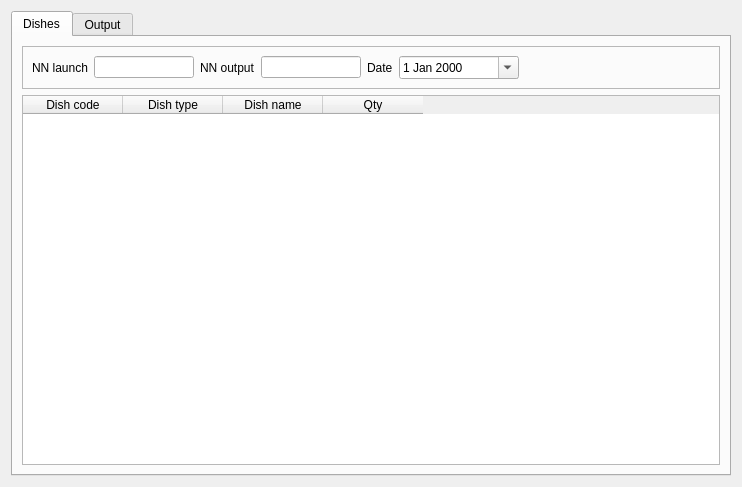
<?xml version="1.0" encoding="UTF-8"?>
<ui version="4.0">
 <class>StaffFood</class>
 <widget class="QWidget" name="StaffFood">
  <property name="geometry">
   <rect>
    <x>0</x>
    <y>0</y>
    <width>742</width>
    <height>487</height>
   </rect>
  </property>
  <property name="windowTitle">
   <string>Form</string>
  </property>
  <layout class="QHBoxLayout" name="horizontalLayout">
   <item>
    <widget class="QTabWidget" name="tabWidget">
     <property name="currentIndex">
      <number>0</number>
     </property>
     <widget class="QWidget" name="tab">
      <attribute name="title">
       <string>Dishes</string>
      </attribute>
      <layout class="QVBoxLayout" name="verticalLayout">
       <item>
        <widget class="QFrame" name="frame">
         <property name="frameShape">
          <enum>QFrame::StyledPanel</enum>
         </property>
         <property name="frameShadow">
          <enum>QFrame::Raised</enum>
         </property>
         <layout class="QHBoxLayout" name="horizontalLayout_2">
          <item>
           <widget class="QLabel" name="label_2">
            <property name="text">
             <string>NN launch</string>
            </property>
           </widget>
          </item>
          <item>
           <widget class="QLineEdit" name="leDocNum">
            <property name="maximumSize">
             <size>
              <width>100</width>
              <height>16777215</height>
             </size>
            </property>
            <property name="readOnly">
             <bool>true</bool>
            </property>
           </widget>
          </item>
          <item>
           <widget class="QLabel" name="label_3">
            <property name="text">
             <string>NN output</string>
            </property>
           </widget>
          </item>
          <item>
           <widget class="QLineEdit" name="leDocOutput">
            <property name="maximumSize">
             <size>
              <width>100</width>
              <height>16777215</height>
             </size>
            </property>
            <property name="readOnly">
             <bool>true</bool>
            </property>
           </widget>
          </item>
          <item>
           <widget class="QLabel" name="label">
            <property name="text">
             <string>Date</string>
            </property>
           </widget>
          </item>
          <item>
           <widget class="QDateEdit" name="docDate">
            <property name="sizePolicy">
             <sizepolicy hsizetype="Preferred" vsizetype="Fixed">
              <horstretch>0</horstretch>
              <verstretch>0</verstretch>
             </sizepolicy>
            </property>
            <property name="minimumSize">
             <size>
              <width>120</width>
              <height>0</height>
             </size>
            </property>
            <property name="calendarPopup">
             <bool>true</bool>
            </property>
           </widget>
          </item>
          <item>
           <spacer name="horizontalSpacer">
            <property name="orientation">
             <enum>Qt::Horizontal</enum>
            </property>
            <property name="sizeHint" stdset="0">
             <size>
              <width>40</width>
              <height>20</height>
             </size>
            </property>
           </spacer>
          </item>
         </layout>
        </widget>
       </item>
       <item>
        <widget class="QTableWidget" name="tbl1">
         <property name="editTriggers">
          <set>QAbstractItemView::NoEditTriggers</set>
         </property>
         <property name="selectionMode">
          <enum>QAbstractItemView::NoSelection</enum>
         </property>
         <column>
          <property name="text">
           <string>Dish code</string>
          </property>
         </column>
         <column>
          <property name="text">
           <string>Dish type</string>
          </property>
         </column>
         <column>
          <property name="text">
           <string>Dish name</string>
          </property>
         </column>
         <column>
          <property name="text">
           <string>Qty</string>
          </property>
         </column>
        </widget>
       </item>
      </layout>
     </widget>
     <widget class="QWidget" name="tab_2">
      <attribute name="title">
       <string>Output</string>
      </attribute>
      <layout class="QHBoxLayout" name="horizontalLayout_3">
       <item>
        <widget class="QTableWidget" name="tbl2">
         <column>
          <property name="text">
           <string>Food code</string>
          </property>
         </column>
         <column>
          <property name="text">
           <string>Dish code</string>
          </property>
         </column>
         <column>
          <property name="text">
           <string>Dish name</string>
          </property>
         </column>
         <column>
          <property name="text">
           <string>Food name</string>
          </property>
         </column>
         <column>
          <property name="text">
           <string>Qty</string>
          </property>
         </column>
         <column>
          <property name="text">
           <string>Total qty</string>
          </property>
         </column>
        </widget>
       </item>
      </layout>
     </widget>
    </widget>
   </item>
  </layout>
 </widget>
 <resources/>
 <connections/>
</ui>
